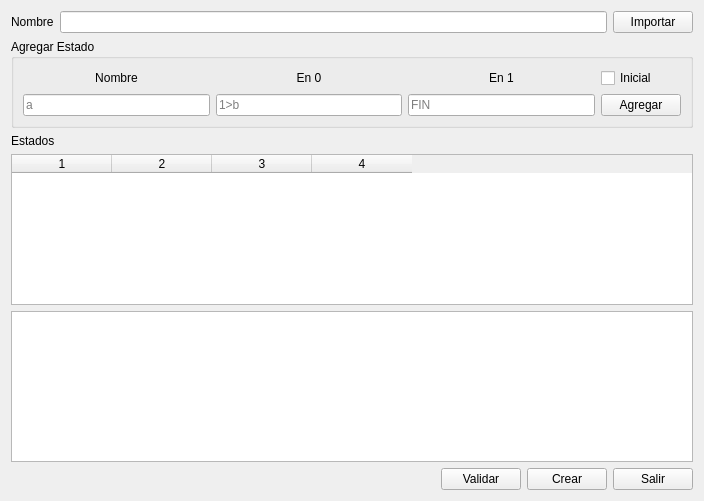
<?xml version="1.0" encoding="UTF-8"?>
<ui version="4.0">
 <class>TuringMachineForm</class>
 <widget class="QWidget" name="TuringMachineForm">
  <property name="geometry">
   <rect>
    <x>0</x>
    <y>0</y>
    <width>704</width>
    <height>501</height>
   </rect>
  </property>
  <property name="windowTitle">
   <string>Form</string>
  </property>
  <layout class="QVBoxLayout" name="verticalLayout_5">
   <item>
    <layout class="QHBoxLayout" name="horizontalLayout_4">
     <item>
      <widget class="QLabel" name="lblName">
       <property name="text">
        <string>Nombre</string>
       </property>
       <property name="alignment">
        <set>Qt::AlignLeading|Qt::AlignLeft|Qt::AlignVCenter</set>
       </property>
      </widget>
     </item>
     <item>
      <widget class="QLineEdit" name="leMachineName">
       <property name="placeholderText">
        <string/>
       </property>
      </widget>
     </item>
     <item>
      <widget class="QPushButton" name="btnImport">
       <property name="text">
        <string>Importar</string>
       </property>
      </widget>
     </item>
    </layout>
   </item>
   <item>
    <layout class="QHBoxLayout" name="horizontalLayout_2">
     <item>
      <widget class="QGroupBox" name="groupBox">
       <property name="title">
        <string>Agregar Estado</string>
       </property>
       <layout class="QHBoxLayout" name="horizontalLayout">
        <item>
         <layout class="QVBoxLayout" name="verticalLayout">
          <item>
           <widget class="QLabel" name="label">
            <property name="text">
             <string>Nombre</string>
            </property>
            <property name="alignment">
             <set>Qt::AlignCenter</set>
            </property>
           </widget>
          </item>
          <item>
           <widget class="QLineEdit" name="leStateName">
            <property name="placeholderText">
             <string>a</string>
            </property>
           </widget>
          </item>
         </layout>
        </item>
        <item>
         <layout class="QVBoxLayout" name="verticalLayout_2">
          <item>
           <widget class="QLabel" name="label_2">
            <property name="text">
             <string>En 0</string>
            </property>
            <property name="alignment">
             <set>Qt::AlignCenter</set>
            </property>
           </widget>
          </item>
          <item>
           <widget class="QLineEdit" name="leOnZero">
            <property name="placeholderText">
             <string>1&gt;b</string>
            </property>
           </widget>
          </item>
         </layout>
        </item>
        <item>
         <layout class="QVBoxLayout" name="verticalLayout_3">
          <item>
           <widget class="QLabel" name="label_3">
            <property name="text">
             <string>En 1</string>
            </property>
            <property name="alignment">
             <set>Qt::AlignCenter</set>
            </property>
           </widget>
          </item>
          <item>
           <widget class="QLineEdit" name="leOnOne">
            <property name="placeholderText">
             <string>FIN</string>
            </property>
           </widget>
          </item>
         </layout>
        </item>
        <item>
         <layout class="QVBoxLayout" name="verticalLayout_4">
          <item>
           <widget class="QCheckBox" name="chkStart">
            <property name="text">
             <string>Inicial</string>
            </property>
           </widget>
          </item>
          <item>
           <widget class="QPushButton" name="btnAddState">
            <property name="text">
             <string>Agregar</string>
            </property>
           </widget>
          </item>
         </layout>
        </item>
       </layout>
      </widget>
     </item>
    </layout>
   </item>
   <item>
    <widget class="QLabel" name="lblName_2">
     <property name="text">
      <string>Estados</string>
     </property>
     <property name="alignment">
      <set>Qt::AlignLeading|Qt::AlignLeft|Qt::AlignVCenter</set>
     </property>
    </widget>
   </item>
   <item>
    <widget class="QTableWidget" name="tableStates">
     <property name="editTriggers">
      <set>QAbstractItemView::NoEditTriggers</set>
     </property>
     <property name="selectionMode">
      <enum>QAbstractItemView::SingleSelection</enum>
     </property>
     <property name="selectionBehavior">
      <enum>QAbstractItemView::SelectRows</enum>
     </property>
     <property name="columnCount">
      <number>4</number>
     </property>
     <column/>
     <column/>
     <column/>
     <column/>
    </widget>
   </item>
   <item>
    <widget class="QTextBrowser" name="tbConsole"/>
   </item>
   <item>
    <layout class="QHBoxLayout" name="horizontalLayout_3">
     <item>
      <spacer name="horizontalSpacer">
       <property name="orientation">
        <enum>Qt::Horizontal</enum>
       </property>
       <property name="sizeHint" stdset="0">
        <size>
         <width>40</width>
         <height>20</height>
        </size>
       </property>
      </spacer>
     </item>
     <item>
      <widget class="QPushButton" name="btnValidate">
       <property name="text">
        <string>Validar</string>
       </property>
      </widget>
     </item>
     <item>
      <widget class="QPushButton" name="btnCreate">
       <property name="text">
        <string>Crear</string>
       </property>
      </widget>
     </item>
     <item>
      <widget class="QPushButton" name="btnClose">
       <property name="text">
        <string>Salir</string>
       </property>
      </widget>
     </item>
    </layout>
   </item>
  </layout>
 </widget>
 <resources/>
 <connections/>
</ui>
